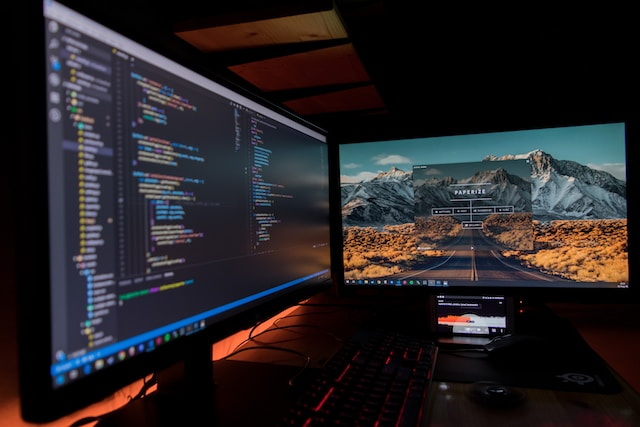
#> input picture Laboratorio 07/devices.jpg, 640 x 427 px, found by its file name
$ python Filtros.py
#> lines starting #> are read from the running program, lines starting #| are printed output that depends on the picture
# Filtros con Pyllow (PIL)

# Importar el módulo "Image", luego con la función open()
# abrir la imagen, mediante la ruta asignada y colocar el
# formato de la imagen
# Al final utilizar la función imagenFilter (filtro de imagen)

# ImageFilter (filtro de imagen) tiene los siguientes filtros:
# BLUR
# CONTOUR
# DETAIL
# EDGE_ENHANCE
# EDGE_ENHANCE_MORE
# EMBOSS
# FIND_EDGES
# SMOOTH
# SMOOTH_MORE
# SHARPE
from PIL import Image, ImageFilter

img = Image.open('c:/Users/USER/Desktop/Python-labs/Laboratorio 07/devices.jpg')
#> img is the input picture: PIL image 640x427 RGB; mean R, G, B 38.5, 34.4, 37
f = img.filter(ImageFilter.EMBOSS)
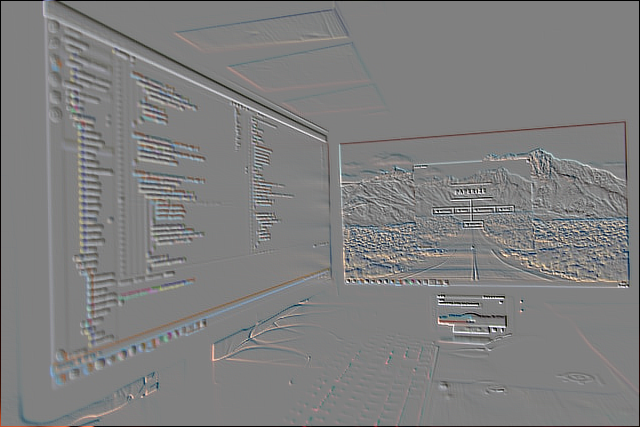
#> f: PIL image 640x427 RGB; mean R, G, B 127, 127, 127
f.show()
